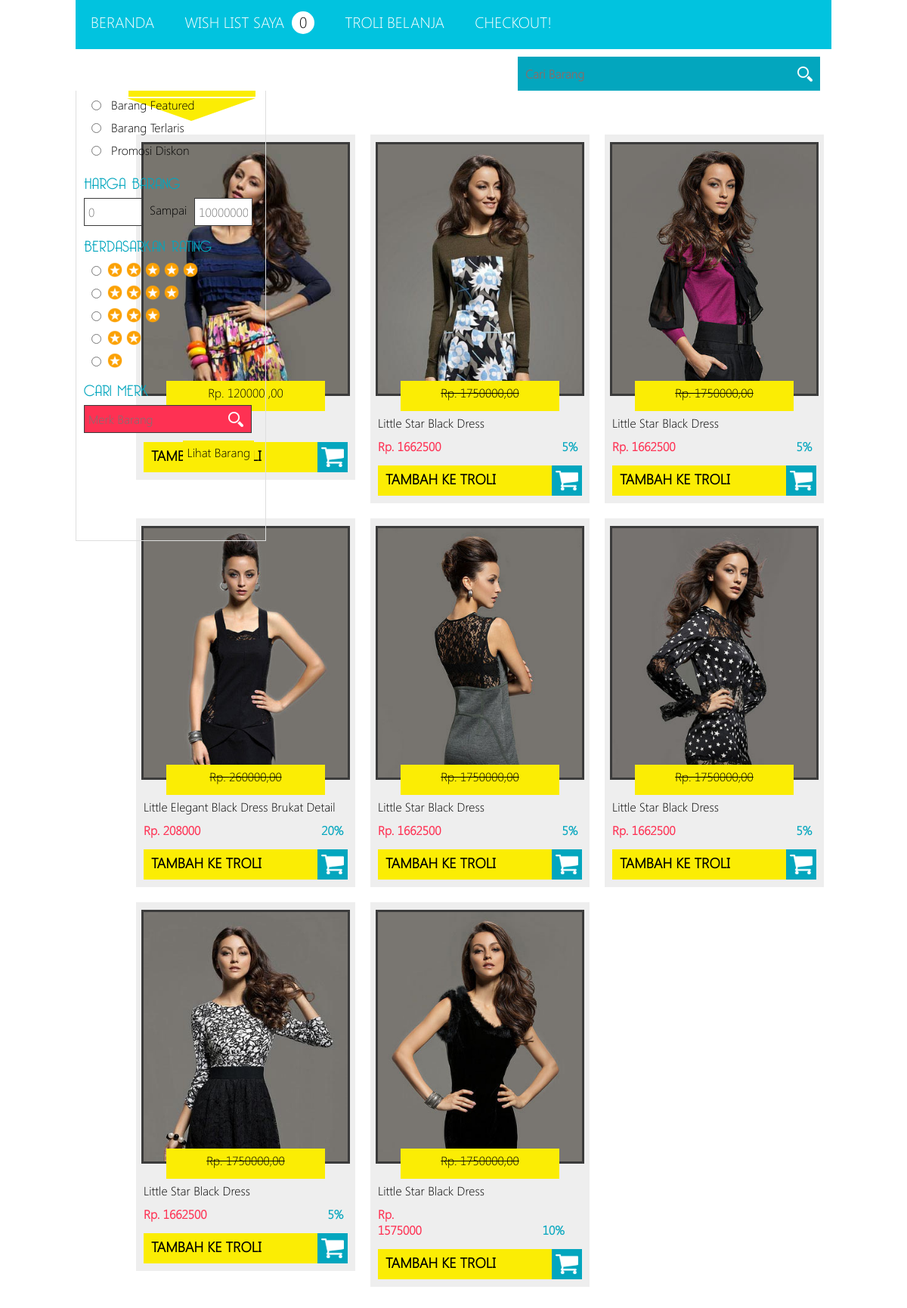
Screenshot of /_pages/_notLogin/new-goods.php with the database file from the repository.
### tables this page shows
CREATE TABLE IF NOT EXISTS `product` (
  `id` varchar(20) NOT NULL,
  `id_category` int(10) DEFAULT NULL,
  `id_brand` int(10) DEFAULT NULL,
  `id_supplier` int(10) DEFAULT NULL,
  `tanggal` timestamp NULL DEFAULT CURRENT_TIMESTAMP,
  PRIMARY KEY (`id`)
);

CREATE TABLE IF NOT EXISTS `product_image` (
  `id` int(10) NOT NULL AUTO_INCREMENT,
  `id_product` varchar(20) DEFAULT NULL,
  `image` varchar(100) DEFAULT NULL,
  PRIMARY KEY (`id`)
);

CREATE TABLE IF NOT EXISTS `product_detail` (
  `id` int(10) NOT NULL AUTO_INCREMENT,
  `id_product` varchar(20) DEFAULT NULL,
  `name` varchar(100) DEFAULT NULL,
  `price` int(10) DEFAULT NULL,
  `description` text,
  `rating` float DEFAULT NULL,
  `rater` int(10) DEFAULT NULL,
  `stock` int(10) DEFAULT NULL,
  PRIMARY KEY (`id`)
);

CREATE TABLE IF NOT EXISTS `product_discount` (
  `id` int(10) NOT NULL AUTO_INCREMENT,
  `id_product` varchar(20) DEFAULT NULL,
  `discount` int(10) DEFAULT '0',
  PRIMARY KEY (`id`)
);

### _pages/_notLogin/new-goods.php (the view, shortened to what this page needs)
<!DOCTYPE html>
<html>
	<head>
		<link rel="stylesheet" type="text/css" href="../_plugin/_css/style_main.css">
	</head>
	<body>
		<div class='c-main-wrapper' align='center'>
			<?php
				include "header-3.php";
			?>
			<div class='c-wrapper-12'>
				<div id='left-sec-12-25' class='c-fixed' style='padding-left:10px; width:240px;'>
					<form method='post' action=''>
						<p class='c-tt-u c-font-bell c-font-15 c-text-a-left c-color-dark-blue' style='margin-top:-15px;'>LIhat Barang</p>
						<div id='view-brg-nav'>
							<input type='radio' name='lih-brg' value='kategori'><p>Per Kategori</p>
						</div>
						<div id='view-brg-nav'>
							<input type='radio' name='lih-brg' value='featured'><p>Barang Featured</p>
						</div>
						<div id='view-brg-nav'>
							<input type='radio' name='lih-brg' value='best'><p>Barang Terlaris</p>
						</div>
						<div id='view-brg-nav'>
							<input type='radio' name='lih-brg' value='diskon'><p>Promosi Diskon</p>
						</div>
						<p class='c-tt-u c-font-bell c-font-15 c-text-a-left c-color-dark-blue'>Harga Barang</p>
						<input type='text' name='start-price' placeholder='0' class='price-nav'>
						<p class='c-f-left' style='margin:5px 10px 0px 10px'>Sampai</p>
						<input type='text' name='end-price' placeholder='10000000' class='price-nav'>
						<p class='c-tt-u c-font-bell c-font-15 c-text-a-left c-color-dark-blue'>Berdasarkan Rating</p>
						<div id='view-brg-nav'>
							<input type='radio' name='rating' value='5'>
							<img src="../_img/star3.png" class='c-f-left' style='margin:2px 0px 0px 5px'>
							<img src="../_img/star3.png" class='c-f-left' style='margin:2px 0px 0px 5px'>
							<img src="../_img/star3.png" class='c-f-left' style='margin:2px 0px 0px 5px'>
							<img src="../_img/star3.png" class='c-f-left' style='margin:2px 0px 0px 5px'>
							<img src="../_img/star3.png" class='c-f-left' style='margin:2px 0px 0px 5px'>
						</div>
						<div id='view-brg-nav'>
							<input type='radio' name='rating' value='4'>
							<img src="../_img/star3.png" class='c-f-left' style='margin:2px 0px 0px 5px'>
							<img src="../_img/star3.png" class='c-f-left' style='margin:2px 0px 0px 5px'>
							<img src="../_img/star3.png" class='c-f-left' style='margin:2px 0px 0px 5px'>
							<img src="../_img/star3.png" class='c-f-left' style='margin:2px 0px 0px 5px'>
						</div>
						<div id='view-brg-nav'>
							<input type='radio' name='rating' value='3'>
							<img src="../_img/star3.png" class='c-f-left' style='margin:2px 0px 0px 5px'>
							<img src="../_img/star3.png" class='c-f-left' style='margin:2px 0px 0px 5px'>
							<img src="../_img/star3.png" class='c-f-left' style='margin:2px 0px 0px 5px'>
						</div>
						<div id='view-brg-nav'>
							<input type='radio' name='rating' value='2'>
							<img src="../_img/star3.png" class='c-f-left' style='margin:2px 0px 0px 5px'>
							<img src="../_img/star3.png" class='c-f-left' style='margin:2px 0px 0px 5px'>
						</div>
						<div id='view-brg-nav'>
							<input type='radio' name='rating' value='1'>
							<img src="../_img/star3.png" class='c-f-left' style='margin:2px 0px 0px 5px'>
						</div>
						<p class='c-tt-u c-font-bell c-font-15 c-text-a-left c-color-dark-blue' style='margin-top:-5px;'>Cari Merk</p>
						<input type='text' name='start-price' placeholder='Merk Barang' class='price-nav' style='width:210px;background: #fe3153 url(../_img/search.png) right center no-repeat;background-position: 0px 5px 0px 0px;color:#fff'>
						<input type='submit' value='Lihat Barang'>
					</form>
				</div>
				<div id='right-sec-12-93'>
					<div id='title-1' class='c-back-yellow'>
						<p>Barang Baru</p>
					</div>
					<div id='title-triangle-1-y'></div>
					<div id='cont-view'>
						<div class='c-b-a-light-grey c-shadow-1'>
						</div>
						<div>
						</div>
					</div>
					<div id='ads-container-2' style='margin-top:10px;'>
						<ul>
							<?php
								$que_new =  mysql_query("SELECT
														p.id AS id,
														pd.name AS nama,
														pd.price AS harga,
														pd.description AS desk,
														pd.stock AS stok,
														pi.image AS imgnya,
														pd.rating AS rating,
														pd.rater AS rater,
														kon.discount AS diskon
													FROM
														product p,
														product_detail pd,
														product_image PI,
														product_discount kon
													WHERE
														p.id=pd.id_product
														AND p.id=pi.id_product
														AND pi.id_product = p.id
														AND kon.id_product = p.id
													ORDER BY p.tanggal DESC");
								while ($data_new = mysql_fetch_array($que_new)) {
									$harganya = floatval($data_new['harga']);
									$diskonnya = floatval($data_new['diskon']);
									$harga_disk = $harganya*($diskonnya /100);
									$harga_fix = $harganya - $harga_disk;
									if ($data_new['diskon']=="0") {
										echo "
											<li>
												<a href='pages.php?pages=detail-barang&id-barang=$data_new[id]'>
													<div id='img-news' style='background: #fff url(../_img/_barang/$data_new[imgnya]) top center no-repeat;background-size:cover;'></div>
													<div id='price-list-1' class='c-back-yellow'><p>Rp. $data_new[harga] ,00</p></div>
													<div id='goods-name-1'><p>$data_new[nama]</p><div class='c-clean'></div></div>
												</a>
												<div id='add-chart-1' class='c-back-yellow'>
													<a href=''>
														<p class='c-hover-back-db'>Tambah ke Troli</p>
														<div class='c-icon-40x40 c-back-dark-blue c-f-right'>
															<img src='../_img/chart-small.png'>
														</div>
													</a>
												</div>
												<div class='c-clean'></div>
											</li>
										";
									}
									else{
										echo "
											<li>
												<a href='pages.php?pages=detail-barang&id-barang=$data_new[id]'>
													<div id='img-news' style='background: #fff url(../_img/_barang/$data_new[imgnya]) top center no-repeat;background-size:cover;'></div>
													<div id='price-list-1' class='c-back-yellow'><p class='c-td-l-t'>Rp. $data_new[harga],00</p></div>
													<div id='goods-name-1'><p>$data_new[nama]</p><div class='c-clean'></div></div>
													<div id='goods-name-1'><span class='c-color-pink c-bold'>Rp. ".$harga_fix."</span><span class='c-color-dark-blue c-bold' style='margin-left:160px;'>$data_new[diskon]%</span><div class='c-clean'></div>
													</div>
												</a>
												<div id='add-chart-1' class='c-back-yellow'>
													<a href=''>
														<p class='c-hover-back-db'>Tambah ke Troli</p>
														<div class='c-icon-40x40 c-back-dark-blue c-f-right'>
															<img src='../_img/chart-small.png'>
														</div>
													</a>
												</div>
												<div class='c-clean'></div>
											</li>
										";
									}
								}
							?>
						</ul>
					</div>
				</div>
			</div>
		</div>
	</body>
</html>

### rows the page displays
product: product_image.image (picture), product_detail.price "120000"
product: product_image.image (picture), product_detail.price "1750000", product_detail.name "Little Star Black Dress", product_detail.price "1662500", product_discount.discount "5"
product: product_image.image (picture), product_detail.price "1750000", product_detail.name "Little Star Black Dress", product_detail.price "1662500", product_discount.discount "5"
product: product_image.image (picture), product_detail.price "260000", product_detail.name "Little Elegant Black Dress Brukat Detail", product_detail.price "208000", product_discount.discount "20"
product: product_image.image (picture), product_detail.price "1750000", product_detail.name "Little Star Black Dress", product_detail.price "1662500", product_discount.discount "5"
product: product_image.image (picture), product_detail.price "1750000", product_detail.name "Little Star Black Dress", product_detail.price "1662500", product_discount.discount "5"
product: product_image.image (picture), product_detail.price "1750000", product_detail.name "Little Star Black Dress", product_detail.price "1662500", product_discount.discount "5"
product: product_image.image (picture), product_detail.price "1750000", product_detail.name "Little Star Black Dress", product_detail.price "1575000", product_discount.discount "10"

### other values shown
$data['banyak'] "0"
